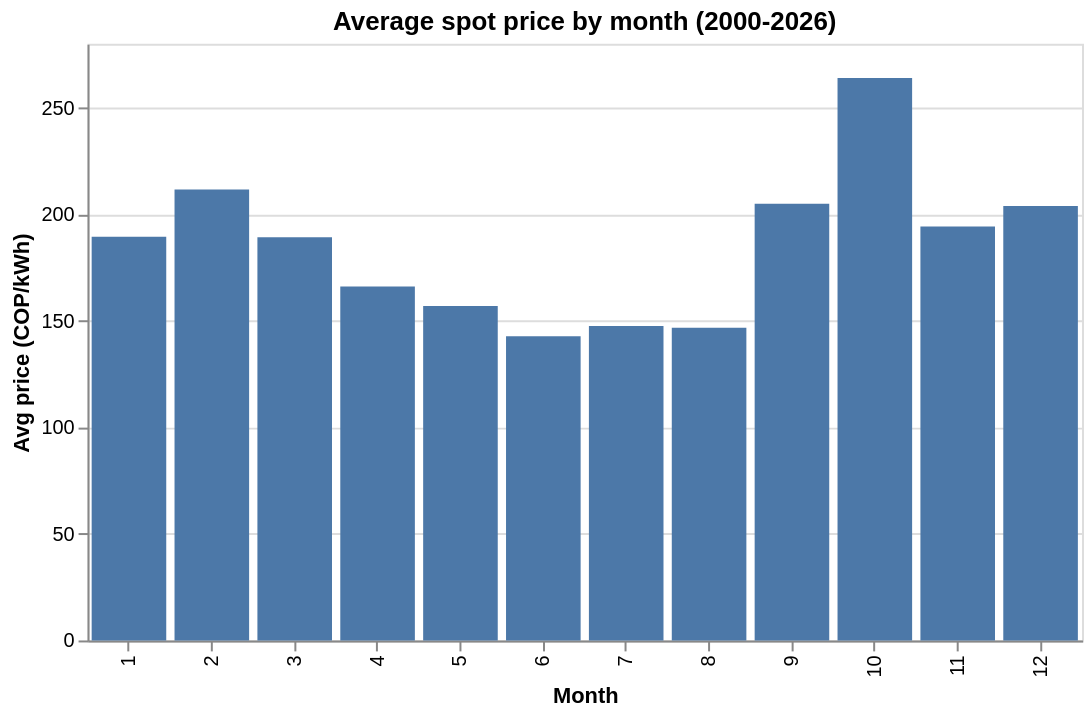

The notebook cell saved with this chart:
### Markdown cell above
### 4.2 Monthly averages

### Code cell
precio_daily["month"] = precio_daily["date"].dt.month
precio_daily["year"] = precio_daily["date"].dt.year

monthly = precio_daily.groupby(["year", "month"])["precio_daily_avg"].mean().reset_index()
monthly["date"] = pd.to_datetime(monthly[["year", "month"]].assign(day=1))

alt.Chart(monthly).mark_bar().encode(
    x=alt.X("month:O", title="Month"),
    y=alt.Y("mean(precio_daily_avg):Q", title="Avg price (COP/kWh)"),
).properties(width=500, height=300, title="Average spot price by month (2000-2026)")

### Figure 1 — Vega specification as saved in the notebook (floating-point values rounded to 4 significant figures)
{"$schema": "https://vega.github.io/schema/vega/v5.json", "data": [{"name": "source_0", "values": [{"mean_precio_daily_avg": 189.4, "month": 1}, {"mean_precio_daily_avg": 211.7, "month": 2}, {"mean_precio_daily_avg": 189.3, "month": 3}, {"mean_precio_daily_avg": 166.1, "month": 4}, {"mean_precio_daily_avg": 156.9, "month": 5}, {"mean_precio_daily_avg": 142.8, "month": 6}, {"mean_precio_daily_avg": 147.6, "month": 7}, {"mean_precio_daily_avg": 146.7, "month": 8}, {"mean_precio_daily_avg": 204.9, "month": 9}, {"mean_precio_daily_avg": 263.9, "month": 10}, {"mean_precio_daily_avg": 194.2, "month": 11}, {"mean_precio_daily_avg": 203.9, "month": 12}]}, {"name": "source_0_x_domain_month", "values": [{"month": 1}, {"month": 2}, {"month": 3}, {"month": 4}, {"month": 5}, {"month": 6}, {"month": 7}, {"month": 8}, {"month": 9}, {"month": 10}, {"month": 11}, {"month": 12}]}, {"name": "source_0_y_domain_mean_precio_daily_avg", "values": [{"min": 142.8, "max": 263.9}]}], "marks": [{"type": "rect", "name": "marks", "from": {"data": "source_0"}, "encode": {"update": {"y2": {"value": 0, "scale": "y"}, "fill": {"value": "#4c78a8"}, "width": {"signal": "max(0.25, bandwidth('x'))"}, "y": {"field": "mean_precio_daily_avg", "scale": "y"}, "x": {"field": "month", "scale": "x"}}}, "style": ["bar"]}], "scales": [{"name": "x", "type": "band", "domain": {"data": "source_0_x_domain_month", "field": "month", "sort": true}, "range": [0, {"signal": "width"}], "paddingInner": 0.1, "paddingOuter": 0.05}, {"name": "y", "type": "linear", "domain": [{"signal": "(data(\"source_0_y_domain_mean_precio_daily_avg\")[0] || {}).min"}, {"signal": "(data(\"source_0_y_domain_mean_precio_daily_avg\")[0] || {}).max"}], "range": [{"signal": "height"}, 0], "nice": true, "zero": true}], "axes": [{"scale": "y", "grid": true, "tickCount": {"signal": "ceil(height/40)"}, "gridScale": "x", "zindex": 0, "ticks": false, "aria": false, "minExtent": 0, "domain": false, "maxExtent": 0, "labels": false, "orient": "left"}, {"scale": "x", "labelAlign": "right", "labelBaseline": "middle", "zindex": 0, "grid": false, "title": "Month", "orient": "bottom", "labelAngle": 270}, {"scale": "y", "orient": "left", "title": "Avg price (COP/kWh)", "labelOverlap": true, "grid": false, "zindex": 0, "tickCount": {"signal": "ceil(height/40)"}}], "title": {"text": "Average spot price by month (2000-2026)", "frame": "group"}, "background": "white", "padding": 5, "height": 300, "style": "cell", "width": 500}
